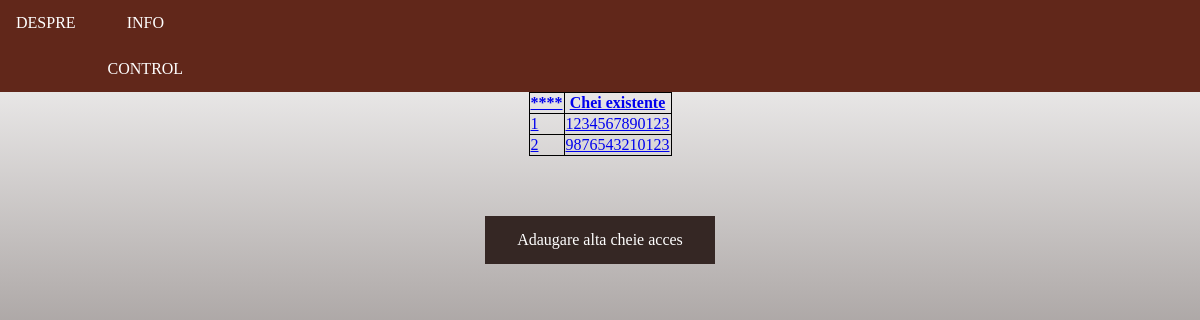
Before: /interface/display_current_keys (signed in) with the older database file.
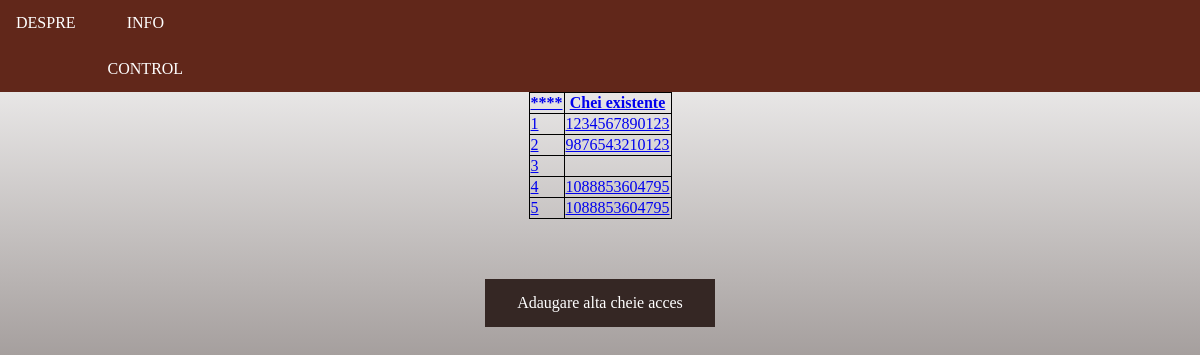
After: the same page with the newer database file.
### interface/models.py (models this page shows)
class RFIDKeysModel(models.Model):
    key = models.CharField(max_length=13, blank=True)

### interface/views.py (the view)
# urls.py: path('display_current_keys', views.display_current_keys, name='display_current_keys'),
@login_required
def display_current_keys(request):
    queryset = RFIDKeysModel.objects.all()
    return render(request, 'registration/display_current_keys.html', {'queryset':queryset})

### templates/registration/display_current_keys.html (shortened to what this page needs)
{% extends 'base.html' %}
    {% block head %}
    <link href="/static/css/style.css" rel="stylesheet">
    <header>
        <div class="container">
                <ul class="ul">
                            <li class="li"><a href="{% url 'home' %}"><font face="Euphemia">DESPRE</font></a></li>
                            <li class="li"><a href="{% url 'interface:render_info_page' %}"><font face="Euphemia">INFO</font></a$
                            <li class="li"><a href="{% url 'interface:render_control_page' %}"><font face="Euphemia">CONTROL</fo$
        </div>
    </header>
    {% endblock %}
    {% block content %}
    <div="h2">
    <table align="center", style="border-collapse:collapse;border:1px solid black;">
    <thead>
      <tr style="border-collapse:collapse;border:1px solid black;">
          <th>****</th>
          <th style="border-collapse:collapse;border:1px solid black;">Chei existente</th>
      </tr>
    </thead>
      <tbody>
      {% for item in queryset %}
        <tr style="border-collapse:collapse;border:1px solid black;">
            <td style="border-collapse:collapse;border:1px solid black;"> {{ item.id  }}  </td>
            <td style="border-collapse:collapse;border:1px solid black;"> {{ item.key  }}  </td>
        </tr>
      {% endfor %}
    </tbody>
  </table>
    </div>
     <div class="h2">
      <a href="{% url 'interface:add_new_key' %}" class="buttonfilter">Adaugare alta cheie acces </a></div>
    {% endblock %}

### templates/base.html (shortened to what this page needs)
<!DOCTYPE html>
<html lang="en">
<head>
    {% block head %}{% endblock %}
</head>
<body class="body">
    <div class="container">
 	{% block content %}
 	{% endblock %}
</body>
</html>

### interface/static/css/style.css (style rules this page uses)
.body { background: -webkit-gradient(linear, left top, left bottom, from(white), to(#352724)) fixed; text: white; width:device-width; margin: 0; height: 100%; }
.ul { list-style-type: none; margin: 0; padding: 0; overflow: hidden; background-color: #61271A; width:100%; }
.li { float: left; posititon: relative; display: inline-block; cursor: pointer; }
.li a { display: block; color: white; text-align: center; padding: 14px 16px; text-decoration: none; }
.container { width:device-width; heigth:100%; left:20%; right:100%; }
.h2 { text-decoration:none; text-align:center; margin-top:60px; }
.buttonfilter { background-color:#352724; border:none; color: white; padding: 15px 32px; text-decoration: none; display: inline-block; }

Changed rows visible on the page:
added RFIDKeysModel: id "3"
added RFIDKeysModel: id "4", key "1088853604795"
added RFIDKeysModel: id "5", key "1088853604795"
